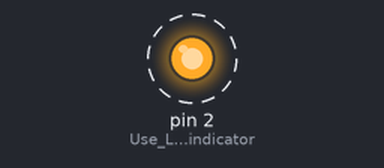
The sketch below on a simulated Arduino Uno, built with avr-gcc and run on an emulated ATmega328P. Parts: output pins drawn as LEDs (lit = HIGH). Dashed ring = blinking. What the sketch prints to the serial monitor is not drawn.

Above: at 0.2 s.
Timing chart, 0 to 3.0 s (numbered marks = the images above):
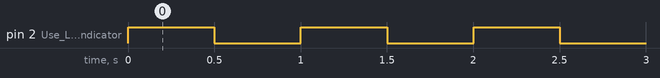

The sketch:

00-serial-only.ino
```cpp
void setup() {
  Serial.begin(115200);
  pinMode(2, OUTPUT);  // Use LED pin as indicator
}

void loop() {
  Serial.println("Serial test - If you see this, serial works!");
  digitalWrite(2, HIGH);
  delay(500);
  digitalWrite(2, LOW);
  delay(500);
}
```

Measured:
- by itself, pin 2 (Use_LED_pin_as_indicator): alternates HIGH for 0.50 s and LOW for 0.50 s
